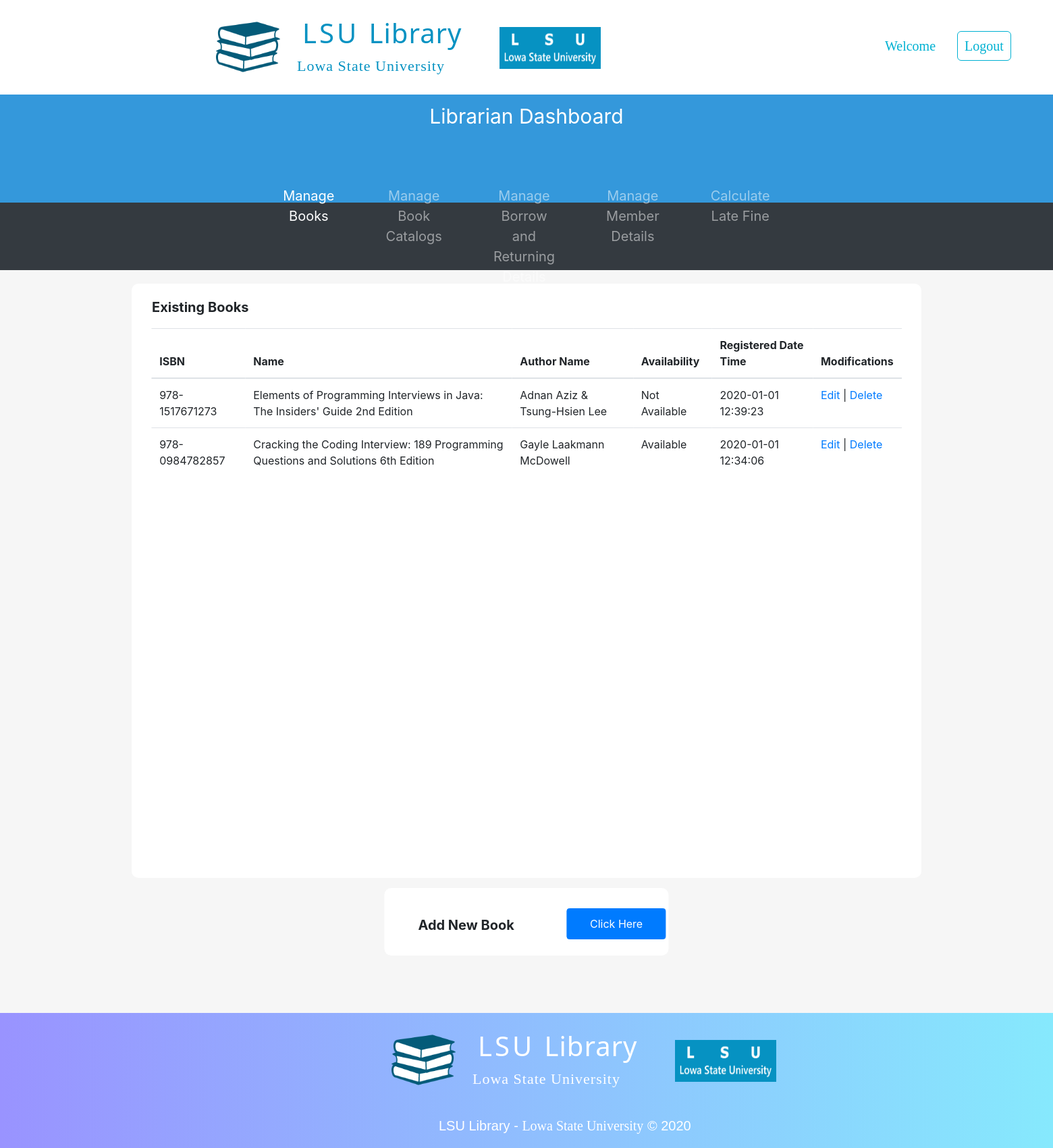
Screenshot of /librarianDashboard/1.manageBooks/librarianDashboard.php with the database file from the repository.
### tables this page shows
CREATE TABLE Book(
  ISBN VARCHAR(17) NOT NULL,
  Name VARCHAR(200) NOT NULL,
  baID INT NOT NULL,
  RegisteredDateTime DATETIME DEFAULT CURRENT_TIMESTAMP,
  PRIMARY KEY (ISBN),
  FOREIGN KEY (baID) REFERENCES BookAvailability (ID)
);

CREATE TABLE BookAvailability(
  ID INT AUTO_INCREMENT,
  Availability VARCHAR(15) NOT NULL,
  PRIMARY KEY (ID)
);

CREATE TABLE BookAuthor(
  bISBN VARCHAR(17) NOT NULL,
  Author VARCHAR(50) NOT NULL,
  PRIMARY KEY (bISBN, Author),
  FOREIGN KEY (bISBN) REFERENCES Book (ISBN)
);

### librarianDashboard/1.manageBooks/librarianDashboard.php (the view, shortened to what this page needs)
<?php
  include_once("../../LSULibraryDBConnection.php");
?>
<!DOCTYPE html>
<html>
  <head>
    <link rel="stylesheet" href="../../assets/css/defaultLayout.css">
    <link rel="stylesheet" href="../../assets/bootstrap/css/bootstrap.min.css">
  </head>
  <body>
        <div style="height: 140px; width: 100%;">
              <div id="logoSection">
                <img src="../../assets/Images/LSULibraryLogo.png" alt="LSU Library Logo" id="lsuLibraryLogoIcon">
                <h1 id="mainTitle"> LSU <span id="mainTitleSpan">Library</span> </h1>
                <p id="mainTitleSub">Lowa State University</p>
                <img src="../../assets/Images/LSUUniversityLogo.png" alt="LSU Logo" id="lsuLogoIcon">
              </div>
              <table id="navSection">
                <tr>
                  <td class="navItem" id="navItem1"> <a href="#">Welcome</a> </td>
                  <td class="navItem" id="navItem2"> <a href="#" data-toggle="modal" data-target="#loginFormModel">Logout</a> </td>
                </tr>
              </table>
        </div>
            <div style="background-color: #3498DB;
                        width: 100%;
                        height: 160px;">
              <p style="font-size: 30px;
                        color: white;
                        text-align: center;
                        padding-top: 10px;">Librarian Dashboard</p>
              <div style="position: absolute;
                          left: 50%;
                          transform: translate(-50%,-0%);">
              </div>
            </div>
            <nav class="navbar navbar-expand-sm bg-dark navbar-dark" style="height: 100px;">
              <ul class="navbar-nav" style="text-align: center;
                                            position: absolute;
                                            left: 50%;
                                            transform: translate(-50%,-0%);
                                            font-size: 20px;">
                <li class="nav-item active">
                  <a class="nav-link" href="#">Manage Books</a>
                </li>
                <li class="nav-item">
                  <a class="nav-link" href="../2.manageBookCatalog/manageBookCatalog.php">Manage Book Catalogs</a>
                </li>
                <li class="nav-item">
                  <a class="nav-link" href="#">Manage Borrow and Returning Details</a>
                </li>
                <li class="nav-item">
                  <a class="nav-link" href="#">Manage Member Details</a>
                </li>
                <li class="nav-item">
                  <a class="nav-link" href="#">Calculate Late Fine</a>
                </li>
              </ul>
            </nav>
          <div style="width: 100%;
                      height: 1100px;
                      background-color: #F6F6F6;">
            <div style="width: 75%;
                        height: 880px;
                        background-color: #FFFFFF;
                        border-radius: 10px;
                        position: relative;
                        left: 50%;
                        transform: translateX(-50%);
                        top: 20px;">
              <p style="font-size: 20px;
                        padding-left: 30px;
                        padding-top: 20px;"><b>Existing Books</b></p>
              <div style="width: 95%;
                          height: 790px;
                          background-color: white;
                          position: absolute;
                          left: 50%;
                          transform: translateX(-50%);
                          overflow-y: scroll;">
                <?php
                  $bookDetailsSQL = "SELECT b.ISBN, b.Name, ba.Availability, b.RegisteredDateTime FROM Book b
                                    INNER JOIN BookAvailability ba ON ba.ID = b.baID
                                    ORDER BY RegisteredDateTime DESC;";
                  $bookDetailsResult = mysqli_query($databaseConn, $bookDetailsSQL);
                ?>
                <table class="table table-hover fixed_header" style="border-radius: 10px;">
                  <thead>
                    <tr>
                      <th> ISBN </th>
                      <th> Name </th>
                      <th> Author Name </th>
                      <th> Availability </th>
                      <th> Registered Date Time </th>
                      <th> Modifications </th>
                    </tr>
                  </thead>
                  <tbody>
                      <?php
                        while($bookDetailsRow = mysqli_fetch_array($bookDetailsResult)){
                          $ISBN = $bookDetailsRow["ISBN"];
                      ?>
                    <tr>
                      <td title="ISBN"><?php echo $ISBN ?></td>
                      <td title="Book Name"><?php echo $bookDetailsRow["Name"]; ?></td>
                        <?php
                          $bookAuthorSQL = "SELECT Author FROM BookAuthor WHERE bISBN = '$ISBN';";
                          $bookAuthorResult = mysqli_query($databaseConn, $bookAuthorSQL);
                          $bookAuthorRowCount = mysqli_num_rows($bookAuthorResult);
                          if($bookAuthorRowCount == 1){
                            while($bookAuthorRow = mysqli_fetch_array($bookAuthorResult)){
                              ?><td  title="Book Author"><?php echo $bookAuthorRow["Author"]; ?></td><?php
                            }
                          }
                          else if($bookAuthorRowCount == 2){
                            $bookAuthor = [];
                            while($bookAuthorRow = mysqli_fetch_array($bookAuthorResult)){
                              $bookAuthor[] = $bookAuthorRow["Author"];
                            }
                            ?><td  title="Book Author"><?php echo $bookAuthor[0]." & ".$bookAuthor[1]; ?></td><?php
                          }
                        ?>
                      <td title="Availability"><?php echo $bookDetailsRow["Availability"]; ?></td>
                      <td title="Registered Date Time"><?php echo $bookDetailsRow["RegisteredDateTime"]; ?></td>
                      <td>
                          <a href="updateBookDetails.php?isbn=<?php echo $ISBN ?>"> Edit </a>
						            | <a href="deleteBook.php?isbn=<?php echo $ISBN ?>"
                          onClick="return confirm('This book and along with connections to this book will be removed.\nAre you such you want to continue?')">
                          Delete
                        </a>
                      </td>
                    </tr>
                      <?php } ?>
                  </tbody>
                </table>
              </div>
            </div>
            <div style="width: 27%;
                        height: 100px;
                        background-color: #FFFFFF;
                        border-radius: 10px;
                        position: relative;
                        left: 50%;
                        transform: translateX(-50%);
                        top: 35px;">
              <p style="font-size: 20px;
                        padding-left: 50px;
                        padding-top: 40px;"><b>Add New Book</b></p>
              <button type="button" class="btn btn-primary" data-toggle="modal" data-target="#addBookModal"
               style="padding: 10px;
                      width: 35%;
                      position: absolute;
                      left: 270px;
                      top: 30px;">
                Click Here
              </button>
            </div>
          </div>
          <div id="footer">
            <div id="footerLogoSection">
              <img src="../../assets/images/LSULibraryLogo.png" alt="LSU Library Logo" id="lsuLibraryLogoIcon">
              <h1 id="mainTitle"> LSU <span id="mainTitleSpan">Library</span> </h1>
              <p id="mainTitleSub">Lowa State University</p>
              <img src="../../assets/images/LSUUniversityLogo.png" alt="LSU Logo" id="lsuLogoIcon">
            </div>
            <p id="footerText1Main">LSU Library - <span id="footerText1Sub">Lowa State University</span> &copy; 2020</p>
          </div>
  </body>
</html>

### assets/css/defaultLayout.css (style rules this page uses)
* { margin: 0; }
#lsuLibraryLogoIcon { height: 95px; width: 95px; position: relative; top: 122px; left: -120px; }
#logoSection { position: relative; top: -100px; left: 440px; }
#mainTitle { color: #0692c2; letter-spacing: 4px; font-family: 'Noto Sans', sans-serif; font-size: 40px; padding-top: 30px; padding-left: 8px; }
#mainTitleSpan { letter-spacing: 1px; }
#mainTitleSub { font-size: 22px; font-family: verdana; color: #0692c2; letter-spacing: 1px; }
#lsuLogoIcon { height: 62px; width: 150px; position: relative; top: -90px; left: 300px; }
#navSection { position: relative; top: -240px; left: 1280px; }
.navItem { padding-left: 20px; }
.navItem a { font-size: 25px; text-decoration: none; color: #00B1D2FF; font-family: verdana; font-size: 20px; border-style: solid; border-width: thin; border-radius: 6px; padding: 10px; }
#navItem1 a { border-color: white; transition-duration: 0.4s; }
#navItem2 a { transition-duration: 0.4s; }
#footer { background-image: linear-gradient(to right, #9993ff, #86e9fd); height: 200px; }
#footerLogoSection { position:relative; top: -100px; left: 700px; }
#footerLogoSection h1 { color: white; }
#footerLogoSection span { color: white; }
#footerLogoSection p { color: white; }
#footerText1Main { position: relative; top: -140px; left: 650px; font-family: sans-serif; font-size: 20px; color: white; }
#footerText1Sub { font-family: serif; font-size: 20px; color: white; }

### librarianDashboard/1.manageBooks/librarianDashboard.php (style rules this page uses)
nav li { margin-left:30px; margin-right:30px; }

### rows the page displays
book: ISBN "978-1517671273", Name "Elements of Programming Interviews in Java: The Insiders' Guide 2nd Edition", bookAuthor "Adnan Aziz", bookAuthor "Tsung-Hsien Lee", baID.Availability "Not Available", RegisteredDateTime "2020-01-01 12:39:23"
book: ISBN "978-0984782857", Name "Cracking the Coding Interview: 189 Programming Questions and Solutions 6th Edition", baID.Availability "Available", RegisteredDateTime "2020-01-01 12:34:06"
bookauthor: Author "Gayle Laakmann McDowell"
